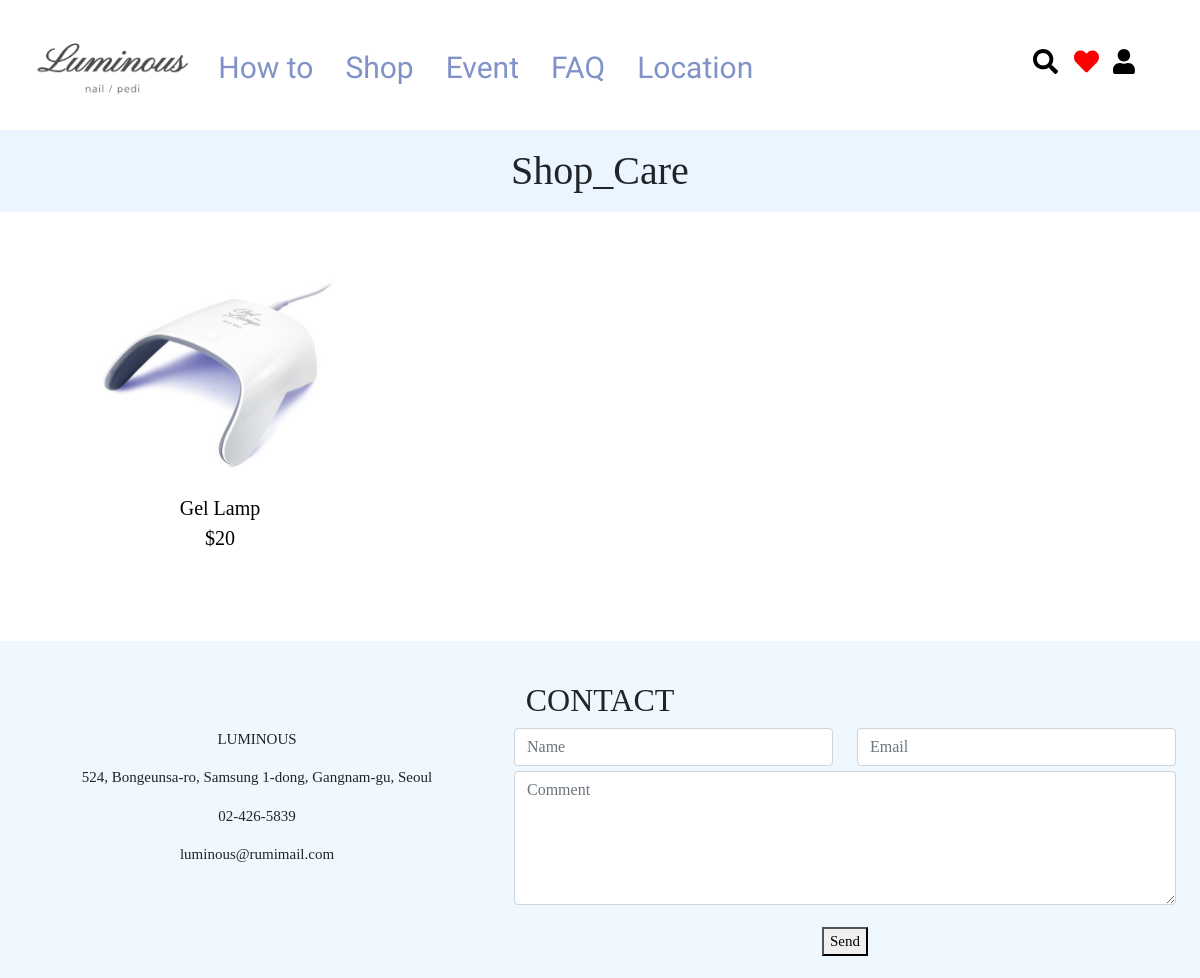
Screenshot of /page/shop/care/ with the database file from the repository.
### web/models.py (models this page shows, shortened)
class Product(models.Model):
    title = models.CharField(max_length=100)
    content = models.TextField(blank=True, null=True)
    price = models.CharField(max_length=7)
    image = models.ImageField(upload_to='product')
    category = models.CharField(max_length=20)
    special = models.CharField(max_length=8, blank=True, null=True)

### web/views.py (the view)
# urls.py: path('shop/care/', views.care, name='care'),
def care(request):
    results = Product.objects.filter(category__icontains="care")
    context = {
        'products' : results
    }
    return render(request, 'page/shop/shopcare.html', context)

### web/templates/page/shop/shopcare.html (shortened to what this page needs)
{% extends 'page/base.html' %}
    {% load static %}
    {% block content %}
    <h1 style="padding:17px; background-color:#EBF5FF" id="head">Shop_Care</h1><br>
    <section class="container text-center">
        {% if products %}
        <div class="row">
            {% for product in products %}
            <div class="col-sm-4">
                <a href="{% url 'detail' product.id %}" style="text-decoration: none; color: black;">
                    <img src="{{ product.image.url }}" style="overflow: hidden;" width="70%" height="auto">
                    <p style="font-size:20px; text-align:center; margin-bottom: 40px;">{{ product.title }}<br>${{ product.price }}</p>
                </a>
            </div>
            {% endfor %}
        </div>
        {% endif %}
    </section>
    {% endblock content %}

### web/static/page/css/base.css (style rules this page uses)
* { font-family: 'Playfair Display', serif; }
#head { text-align : center; }

### rows the page displays
Product: image (picture), title "Gel Lamp", price "20"
